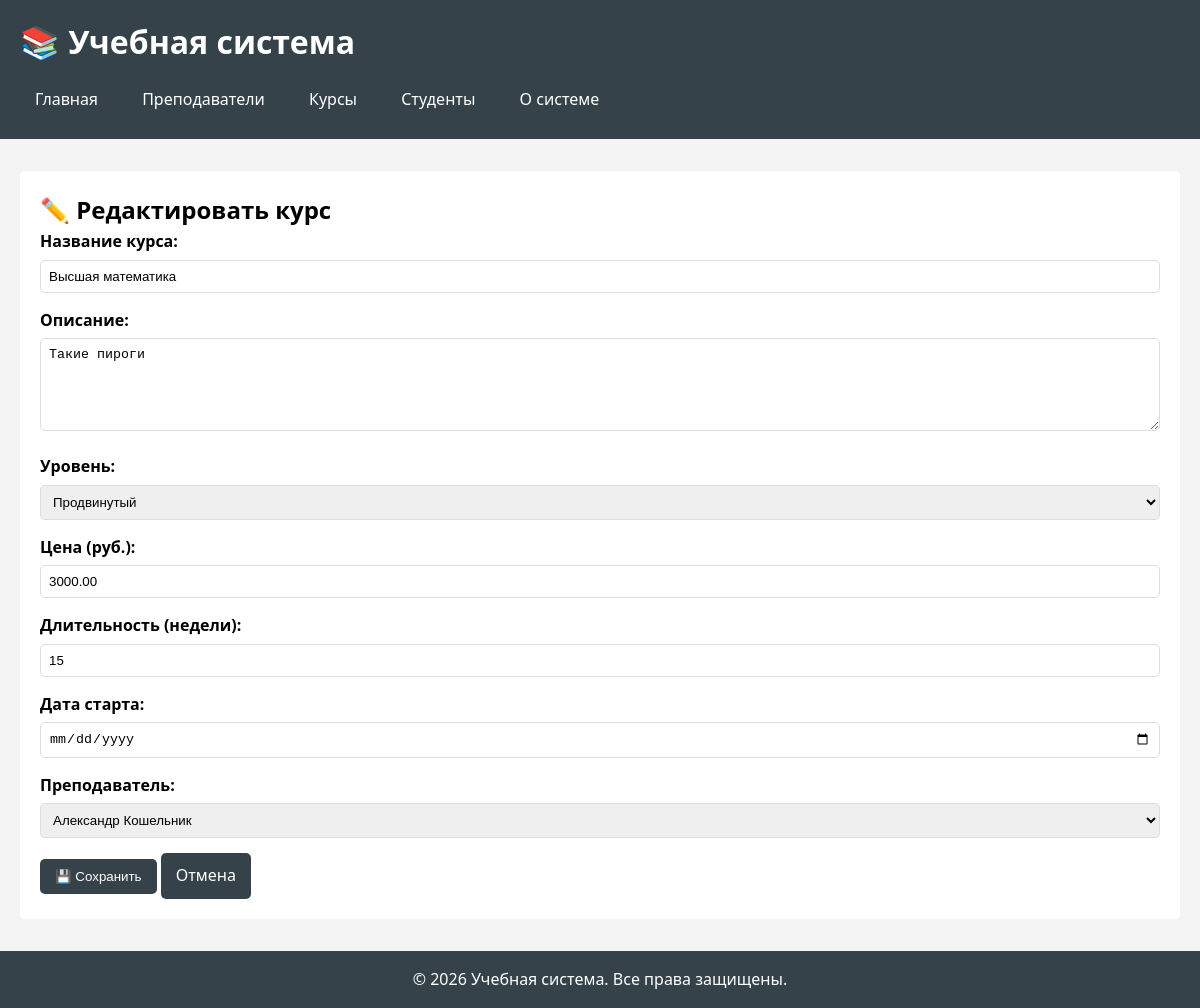
The page /courses/1/update/ on the database its author committed.
### schedule/models.py (models this page shows, shortened)
class Course(models.Model):
    LEVEL_CHOICES = [
        ('beginner', 'Начальный'),
        ('intermediate', 'Средний'),
        ('advanced', 'Продвинутый'),
    ]
    title = models.CharField(max_length=200, verbose_name="Название курса")
    description = models.TextField(verbose_name="Описание")
    level = models.CharField(max_length=20, choices=LEVEL_CHOICES,
                             default='beginner', verbose_name="Уровень")
    price = models.DecimalField(max_digits=10, decimal_places=2,
                                verbose_name="Цена")
    duration_weeks = models.PositiveIntegerField(verbose_name="Длительность (недели)")
    start_date = models.DateField(verbose_name="Дата старта")
    teacher = models.ForeignKey(
        Teacher,
        on_delete=models.SET_NULL,
        null=True,
        related_name='courses',
        verbose_name="Преподаватель"
    )
    created_at = models.DateTimeField(auto_now_add=True)
    class Meta:
        verbose_name = "Курс"
        verbose_name_plural = "Курсы"
        unique_together = ['title', 'teacher']

class Teacher(models.Model):
    first_name = models.CharField(max_length=100, verbose_name="Имя")
    last_name = models.CharField(max_length=100, verbose_name="Фамилия")
    email = models.EmailField(unique=True, verbose_name="Email")
    phone = models.CharField(max_length=20, blank=True, null=True,
                             verbose_name="Телефон")
    hire_date = models.DateField(verbose_name="Дата найма")
    is_active = models.BooleanField(default=True, verbose_name="Активен")
    created_at = models.DateTimeField(auto_now_add=True)
    updated_at = models.DateTimeField(auto_now=True)
    class Meta:
        verbose_name = "Преподаватель"
        verbose_name_plural = "Преподаватели"
        ordering = ['last_name', 'first_name']

### schedule/views.py (the view, shortened to what this page needs)
# urls.py: path('courses/<int:course_id>/update/', views.course_update,
def course_update(request, course_id):
    course = get_object_or_404(Course, id=course_id)
    teachers = Teacher.objects.all()
    return render(request, 'schedule/course_form.html', {
        'course': course,
        'teachers': teachers
    })

### schedule/templates/schedule/course_form.html (shortened to what this page needs)
{% extends 'schedule/base.html' %}
{% block content %}
<h2>{% if course %}✏️ Редактировать курс{% else %}➕ Создать курс{% endif %}</h2>
<form method="post">
    <div class="form-group">
        <label for="title">Название курса:</label>
        <input type="text" id="title" name="title" value="{{ course.title|default:'' }}" required>
    </div>
    <div class="form-group">
        <label for="description">Описание:</label>
        <textarea id="description" name="description" rows="5" required>{{ course.description|default:'' }}</textarea>
    </div>
    <div class="form-group">
        <label for="level">Уровень:</label>
        <select id="level" name="level" required>
            <option value="advanced" {% if course.level == 'advanced' %}selected{% endif %}>Продвинутый</option>
        </select>
    </div>
    <div class="form-group">
        <label for="price">Цена (руб.):</label>
        <input type="number" step="0.01" id="price" name="price" value="{{ course.price|default:'' }}" required>
    </div>
    <div class="form-group">
        <label for="duration_weeks">Длительность (недели):</label>
        <input type="number" id="duration_weeks" name="duration_weeks" value="{{ course.duration_weeks|default:'' }}" required>
    </div>
    <div class="form-group">
        <label for="start_date">Дата старта:</label>
        <input type="date" id="start_date" name="start_date" value="{{ course.start_date|default:'' }}" required>
    </div>
    <div class="form-group">
        <label for="teacher_id">Преподаватель:</label>
        <select id="teacher_id" name="teacher_id" required>
            {% for teacher in teachers %}
            <option value="{{ teacher.id }}" {% if course.teacher.id == teacher.id %}selected{% endif %}>
                {{ teacher.first_name }} {{ teacher.last_name }}
            </option>
            {% endfor %}
        </select>
    </div>
    <button type="submit" class="btn">💾 Сохранить</button>
    <a href="{% url 'schedule:course_list' %}" class="btn">Отмена</a>
</form>
{% endblock %}

### schedule/templates/schedule/base.html (style rules this page uses)
* { margin: 0; padding: 0; box-sizing: border-box; }
body { font-family: 'Segoe UI', Tahoma, Geneva, Verdana, sans-serif; line-height: 1.6; background-color: #f4f4f4; }
.btn { display: inline-block; padding: 10px 15px; background: #35424a; color: white; text-decoration: none; border: none; border-radius: 5px; cursor: pointer; }
.form-group { margin-bottom: 15px; }
.form-group label { display: block; margin-bottom: 5px; font-weight: bold; }
.form-group input, .form-group select, .form-group textarea { width: 100%; padding: 8px; border: 1px solid #ddd; border-radius: 5px; }

### rows shown on the page
Course: title "Высшая математика", description "Такие пироги", level "Продвинутый", price "3000.00", duration_weeks "15", teacher_id "Александр Кошельник"
